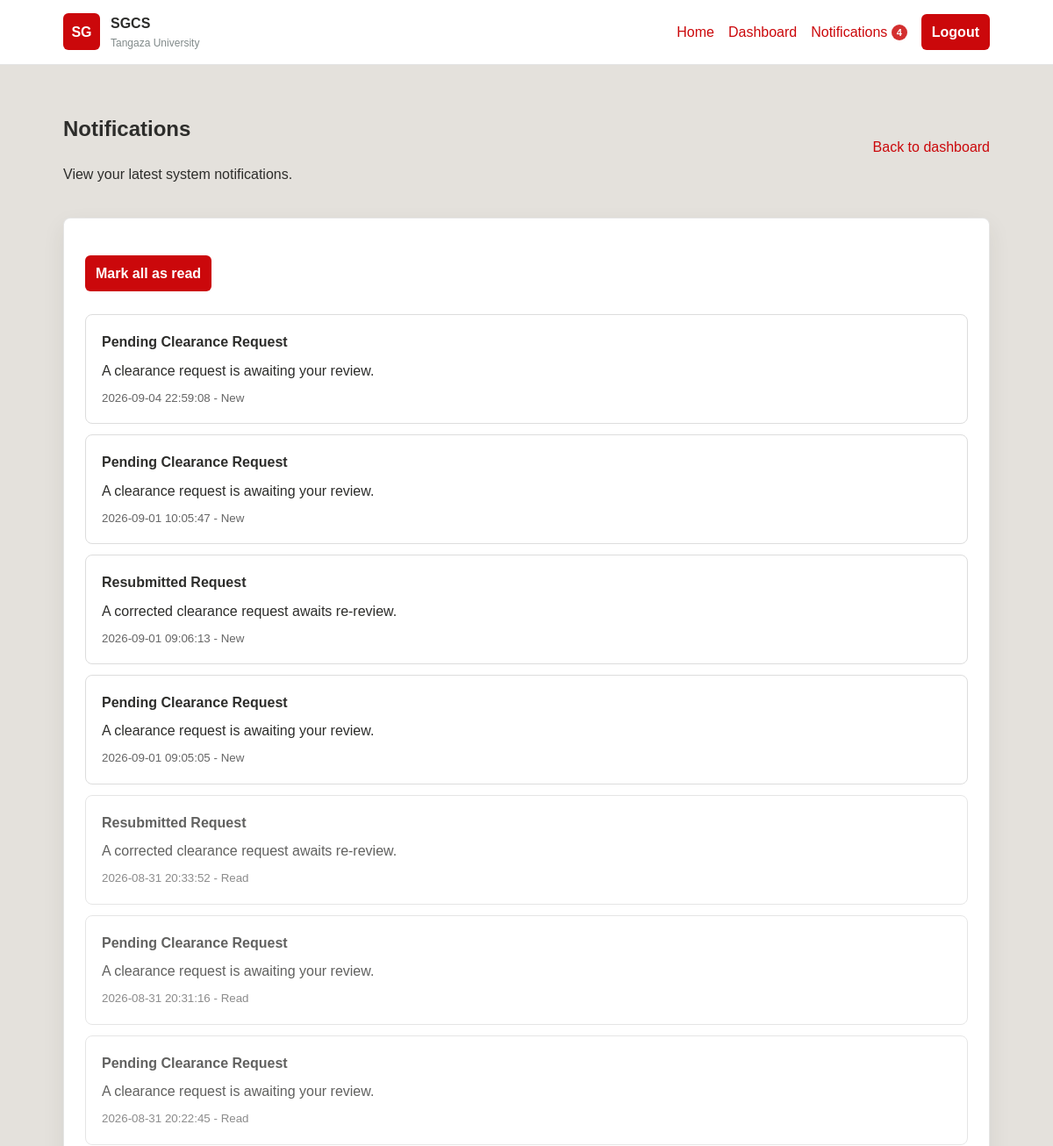
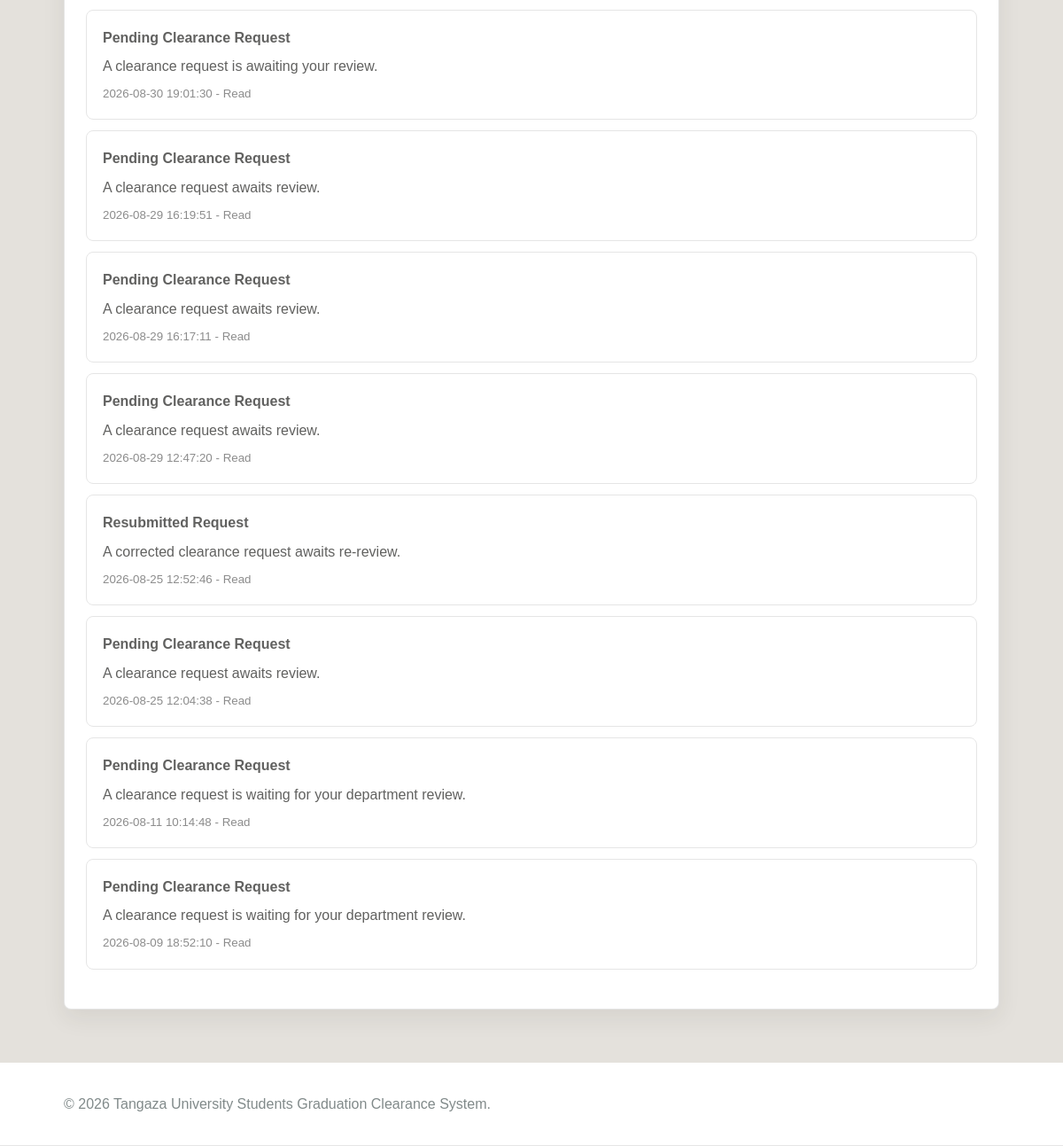
Page /SGCS/notifications.php (signed in) on the committed database (2 pictures, top to bottom).
### tables this page shows
CREATE TABLE `notifications` (
  `notif_id` int(11) NOT NULL,
  `recipient_user_id` int(11) NOT NULL,
  `notif_type` varchar(50) NOT NULL,
  `message` text NOT NULL,
  `sent_at` datetime NOT NULL DEFAULT current_timestamp(),
  `is_read` tinyint(1) NOT NULL DEFAULT 0
);

### SGCS/notifications.php (the view, shortened to what this page needs)
<?php
require_once __DIR__ . '/includes/clearance_functions.php';
$userId = (int) ($_SESSION['user_id'] ?? 0);
$notifications = [];
try {
    $stmt = $pdo->prepare(
        'SELECT
            notif_id,
            recipient_user_id,
            notif_type,
            message,
            is_read,
            sent_at
         FROM notifications
         WHERE recipient_user_id = ?
         ORDER BY notif_id DESC
         LIMIT 50'
    );
    $stmt->execute([
        $userId
    ]);
    $notifications = $stmt->fetchAll(
        PDO::FETCH_ASSOC
    );
} catch (PDOException $e) {
    error_log(
        'Notification retrieval error: '
        . $e->getMessage()
    );
}
require_once __DIR__ . '/includes/header.php';
?>
<section class="dashboard">
    <div class="dashboard-top">
        <div>
            <h1>Notifications</h1>
            <p>
                View your latest system notifications.
            </p>
        </div>
        <a href="<?php echo BASE_URL; ?>dashboard.php">
            Back to dashboard
        </a>
    </div>
    <div class="dashboard-box">
        <?php if ($notifications): ?>
            <div class="action-row">
                <a
                    class="button small"
                    href="<?php echo BASE_URL; ?>notifications.php?mark_read=1"
                >
                    Mark all as read
                </a>
            </div>
        <?php endif; ?>
        <?php if ($notifications): ?>
            <ul class="notification-list">
                <?php foreach ($notifications as $notification): ?>
                    <li
                        class="<?php
                            echo ((int) $notification['is_read'] === 0)
                                ? 'notification-unread'
                                : 'notification-read';
                        ?>"
                    >
                        <strong>
                            <?php
                            echo htmlspecialchars(
                                ucwords(
                                    str_replace(
                                        '_',
                                        ' ',
                                        $notification['notif_type']
                                    )
                                )
                            );
                            ?>
                        </strong>
                        <span class="notification-message">
                            <?php
                            echo htmlspecialchars(
                                $notification['message']
                            );
                            ?>
                        </span>
                        <small>
                            <?php
                            echo htmlspecialchars(
                                $notification['sent_at']
                            );
                            ?>
                            -
                            <?php
                            echo ((int) $notification['is_read'] === 1)
                                ? 'Read'
                                : 'New';
                            ?>
                        </small>
                    </li>
                <?php endforeach; ?>
            </ul>
        <?php endif; ?>
    </div>
</section>
<?php
require_once __DIR__ . '/includes/footer.php';
?>

### SGCS/assets/css/style.css (style rules this page uses)
:root { --orange: #e75703; --red: #cb080b; --soft: #e4e1dc; --dark: #2d2d2b; --gold: #c49607; --pink: #e78086; --olive: #6e5c18; --gray: #818a8a; --light-gold: #ecd489; --white: #ffffff; }
* { box-sizing: border-box; }
body { margin: 0; min-height: 100vh; display: flex; flex-direction: column; font-family: Arial, Helvetica, sans-serif; color: var(--dark); background: var(--soft); line-height: 1.6; }
a { color: var(--red); text-decoration: none; }
.hero-panel, .card, .login-box, .dashboard-box { background: var(--white); border: 1px solid rgba(45, 45, 43, 0.12); border-radius: 8px; box-shadow: 0 10px 26px rgba(45, 45, 43, 0.08); }
.button, button { display: inline-block; border: 0; background: var(--red); color: var(--white); padding: 11px 18px; border-radius: 6px; font-weight: bold; cursor: pointer; }
.button.small { padding: 8px 12px; }
.dashboard { width: min(1100px, 88%); margin: 34px auto 60px; }
.dashboard-top { display: flex; justify-content: space-between; gap: 20px; align-items: center; margin-bottom: 20px; }
.dashboard-box { padding: 24px; }
.action-row { display: flex; gap: 12px; flex-wrap: wrap; margin: 18px 0 26px; }
.simple-list, .notification-list { padding-left: 18px; }
.notification-list { list-style: none; padding-left: 0; }
.notification-list li { padding: 14px; margin-bottom: 12px; background: #f8f7f4; border-left: 4px solid var(--orange); border-radius: 6px; }
.notification-list span, .notification-list small { display: block; }
.notification-list small { color: var(--gray); }
:root { --status-pending-bg: #fff4cf; --status-approved: #278b48; --status-approved-bg: #e9f7ed; --status-rejected-bg: #ffe8e9; }
.notification-unread { font-weight:600; }

### SGCS/notifications.php (style rules this page uses)
.notification-list { list-style: none; padding: 0; margin: 20px 0; }
.notification-list li { display: flex; flex-direction: column; gap: 8px; padding: 18px; margin-bottom: 12px; border: 1px solid #ddd; border-radius: 8px; background: #fff; }
.notification-unread { border-left: 5px solid #333; font-weight: 500; }
.notification-unread strong { font-weight: 700; }
.notification-read { opacity: 0.75; }
.notification-message { display: block; line-height: 1.5; }
.notification-list small { color: #666; }

### rows in the picture
notifications: notif_type "Pending Clearance Request", message "A clearance request is awaiting your review.", sent_at "2026-09-04 22:59:08", is_read "New"
notifications: notif_type "Pending Clearance Request", message "A clearance request is awaiting your review.", sent_at "2026-09-01 10:05:47", is_read "New"
notifications: notif_type "Resubmitted Request", message "A corrected clearance request awaits re-review.", sent_at "2026-09-01 09:06:13", is_read "New"
notifications: notif_type "Pending Clearance Request", message "A clearance request is awaiting your review.", sent_at "2026-09-01 09:05:05", is_read "New"
notifications: notif_type "Resubmitted Request", message "A corrected clearance request awaits re-review.", sent_at "2026-08-31 20:33:52", is_read "Read"
notifications: notif_type "Pending Clearance Request", message "A clearance request is awaiting your review.", sent_at "2026-08-31 20:31:16", is_read "Read"
notifications: notif_type "Pending Clearance Request", message "A clearance request is awaiting your review.", sent_at "2026-08-31 20:22:45", is_read "Read"
notifications: notif_type "Pending Clearance Request", message "A clearance request is awaiting your review.", sent_at "2026-08-30 19:01:30", is_read "Read"
notifications: notif_type "Pending Clearance Request", message "A clearance request awaits review.", sent_at "2026-08-29 16:19:51", is_read "Read"
notifications: notif_type "Pending Clearance Request", message "A clearance request awaits review.", sent_at "2026-08-29 16:17:11", is_read "Read"
notifications: notif_type "Pending Clearance Request", message "A clearance request awaits review.", sent_at "2026-08-29 12:47:20", is_read "Read"
notifications: notif_type "Resubmitted Request", message "A corrected clearance request awaits re-review.", sent_at "2026-08-25 12:52:46", is_read "Read"
notifications: notif_type "Pending Clearance Request", message "A clearance request awaits review.", sent_at "2026-08-25 12:04:38", is_read "Read"
notifications: notif_type "Pending Clearance Request", message "A clearance request is waiting for your department review.", sent_at "2026-08-11 10:14:48", is_read "Read"
notifications: notif_type "Pending Clearance Request", message "A clearance request is waiting for your department review.", sent_at "2026-08-09 18:52:10", is_read "Read"

### other values in the picture
APP_SHORT_NAME "SGCS"
$headerUnread "4"
